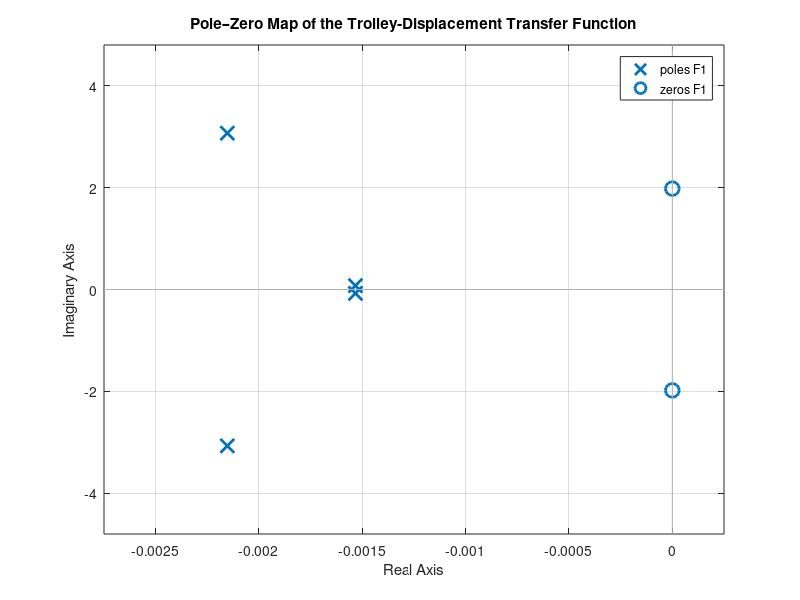

MATLAB code for this plot:

% -----Task 4-----
% open loop (trolley displacement)

K = 1 ; %Gain controller

num = [2.5 0 9.81];                       % numerator(2.5(s^2)+9.81) 
den = [185.7143 1.3693 1751.4827 5.3729 9.81];% denominator(185.714(s^4)+1.3693(s^3)+1748.9827(s^2)+5.3729s)
F0S  = tf(num,den);                        % open loop transfer function F(s)
F1 = K*F0S;                                % transfer function F0(s) with Gain

p = pole(F1);
z = zero(F1);

disp('Poles:');  disp(p);
disp('Zeros:');  disp(z);

%% Basic stability verdict
if all(real(p) < 0)
    fprintf('→ All poles in the open LHP ⟹ stable.\n');
elseif any(real(p) > 0)
    fprintf('→ At least one pole in the RHP ⟹ unstable.\n');
else
    fprintf(['→ No RHP poles but ≥1 pole on the imaginary axis (or at the origin)\n' ...
             '  ⟹ marginally/critically stable.\n']);
end

% Suppose sys is your state-space system
[y, t] = step(F1);

% Get the final value
y_final = y(end);

% For unit step input, desired final value = 1
ess = abs(1-y_final);

fprintf('Steady-state error = %.2f\n',ess);
%% Pole–zero map
figure;
pzmap(F1), grid on
title('Pole–Zero Map of the Trolley‑Displacement Transfer Function')

%%%%%%%%%%%%%%%%%%%%%%%%%%%%%%%
% denominator(185.714(s^4)+1.3693(s^3)+1751.4827(s^2)+5.3729s+9.81)
%G0feedback=feedback(G2,1); %Create feedback for G2 (make it as close-loop sys)
%step(G0feedback);

%------NOTE-----
%All poles in left-half (Re < 0)                         ✅ Stable
%At least one on the jω axis (Re = 0, no repeated poles) ⚠️ Critically stable / marginal
%Any pole in right-half (Re > 0)                         ❌ Unstable